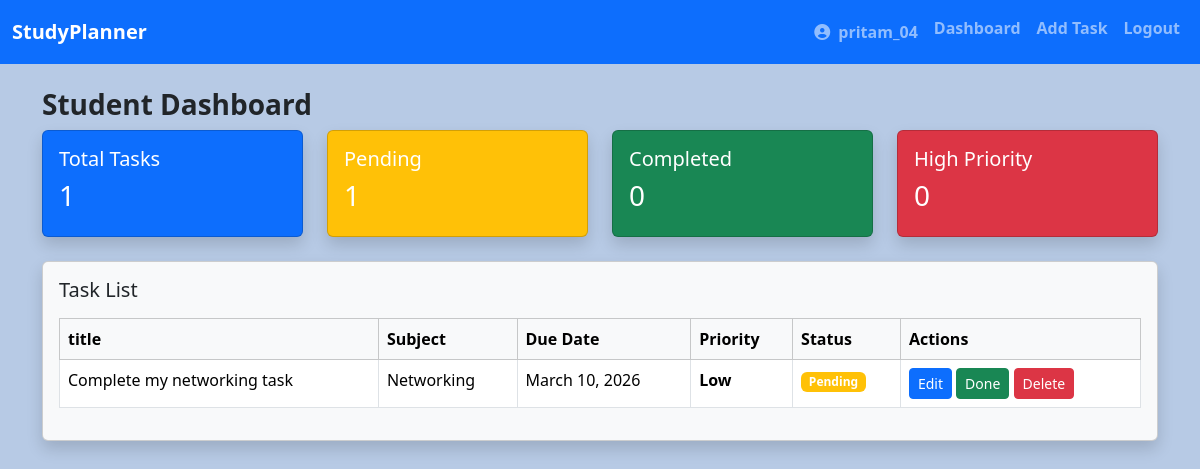
/dashboard/ (signed in), run on the app's committed database.
### task_manager/models.py (models this page shows, shortened)
class Task_details(models.Model):
    user=models.ForeignKey(User, on_delete=models.CASCADE)
    task_title = models.CharField(max_length=100)
    description = models.TextField()
    subject = models.CharField(max_length=100)
    due_date = models.DateField()
    priority = models.CharField(
        max_length=10,
        choices=[
           ( 'Low' , 'Low'),
           ('Medium','Medium'),
           ('High','High')
        ]
    )
    isCompelete = models.BooleanField(default=False)
    created = models.DateTimeField(auto_now_add=True)

### task_manager/views.py (the view)
# urls.py: path('dashboard/', views.dashboard, name='dashboard'),
@login_required
def dashboard(request):
    if request.user.is_superuser:
        tasks = Task_details.objects.all()
    else:
        tasks = Task_details.objects.filter(user= request.user)
    total_task = tasks.count()
    complete_task = tasks.filter(isCompelete=True).count()
    pending_task = tasks.filter(isCompelete=False).count()
    high_priority = tasks.filter(priority="High").count()
    task_content ={
        'tasks' : tasks,
        'total_task' : total_task,
        'pending_task':pending_task,
        'complete_task': complete_task,
        'high_priority':high_priority
    }
    return render(request, 'dashboard.html',task_content)

### template/dashboard.html
{% extends 'base.html' %}
{% block content %}
<h3 class="fw-bold" >Student Dashboard</h3>
<div class="row mb-4">
    <div class="col-md-3">
        <div class="card text-white bg-primary shadow">
            <div class="card-body">
                <h5>Total Tasks</h5>
                <h3>{{ total_task }}</h3>
            </div>
        </div>
    </div>
    <div class="col-md-3">
        <div class="card text-white bg-warning shadow">
            <div class="card-body">
                <h5>Pending</h5>
                <h3>{{ pending_task }}</h3>
            </div>
        </div>
    </div>
    <div class="col-md-3">
        <div class="card text-white bg-success shadow">
            <div class="card-body">
                <h5>Completed</h5>
                <h3>{{ complete_task }}</h3>
            </div>
        </div>
    </div>
    <div class="col-md-3">
        <div class="card text-white bg-danger shadow">
            <div class="card-body">
                <h5>High Priority</h5>
                <h3>{{ high_priority }}</h3>
            </div>
        </div>
    </div>
</div>
<div class="card shadow bg-light">
    <div class="card-body ">
        <h5 class="mb-3">Task List</h5>
        <table class="table table-bordered table-hover">
            <thead class="table-light">
                <tr>
                    <th>title</th>
                    <th>Subject</th>
                    <th>Due Date</th>
                    <th>Priority</th>
                    <th>Status</th>
                    <th>Actions</th>
                </tr>
            </thead>
            <tbody>
                {% for task in tasks  %}
                <tr>
                    <td>{{ task.task_title}}</td>
                    <td>{{ task.subject}}</td>
                    <td>{{task.due_date}}</td>
                    <td class="priority-high">{{task.priority}}</td>
                <td>
                    {% if task.isCompelete %}
                        <span class="badge bg-success">Completed</span>
                    {% else %}
                        <span class="badge bg-warning">Pending</span>
                    {% endif %}
                </td>
                    <td>
                        {% if request.user.is_superuser or task.user == request.user %}
                        <a href="{% url 'edit_btn' task.id %}" class="btn btn-sm btn-primary">Edit</a>
                        <a href="{% url 'done_btn' task.id %}" class="btn btn-sm btn-success">Done</a>
                        <a href="{% url 'delete_btn' task.id %}"  class="btn btn-sm btn-danger">Delete</a>
                        {% endif %}
                    </td>
                </tr>
                {% endfor %}
            </tbody>
        </table>
    </div>
</div>
{% endblock %}

### template/base.html (shortened to what this page needs)
<!DOCTYPE html>
<html lang="en">
<head>
    <link href="https://cdn.jsdelivr.net/npm/bootstrap@5.3.2/dist/css/bootstrap.min.css" rel="stylesheet">
    <link href="https://cdnjs.cloudflare.com/ajax/libs/font-awesome/6.5.1/css/all.min.css" rel="stylesheet">
</head>
<body>
<nav class="navbar navbar-expand-lg navbar-dark bg-primary">
    <div class="container-fluid">
        <a class="navbar-brand fw-bold" href={% url 'dashboard' %}>StudyPlanner</a>
        <div class="collapse navbar-collapse">
            <ul class="navbar-nav ms-auto">
                <li class="nav-item fw-bold"><a class="nav-link"> <i class="fas fa-user-circle m-2"> </i>{{user.username}}</a></li>
                <li class="nav-item fw-bold"><a class="nav-link" href={% url 'dashboard'  %}>Dashboard</a></li>
                <li class="nav-item fw-bold"><a class="nav-link" href={% url 'add_task' %}>Add Task</a></li>
                <li class="nav-item fw-bold"><a class="nav-link" href={% url 'signup' %}>Logout</a></li>
            </ul>
        </div>
    </div>
</nav>
<div class="container mt-4">
    {% block content %}
    {% endblock %}
</div>
</body>
</html>

### template/base.html (style rules this page uses)
body { background-color: #b7cae5; }
.priority-high { color: red; font-weight: bold; }

### data on the page
Task_details: task_title "Complete my networking task", subject "Networking", due_date "March 10, 2026", priority "Low", isCompelete "Pending", shows "Edit"

### other printed values
{{ user.username }} "pritam_04"
{{ total_task }} "1"
{{ pending_task }} "1"
{{ complete_task }} "0"
{{ high_priority }} "0"
